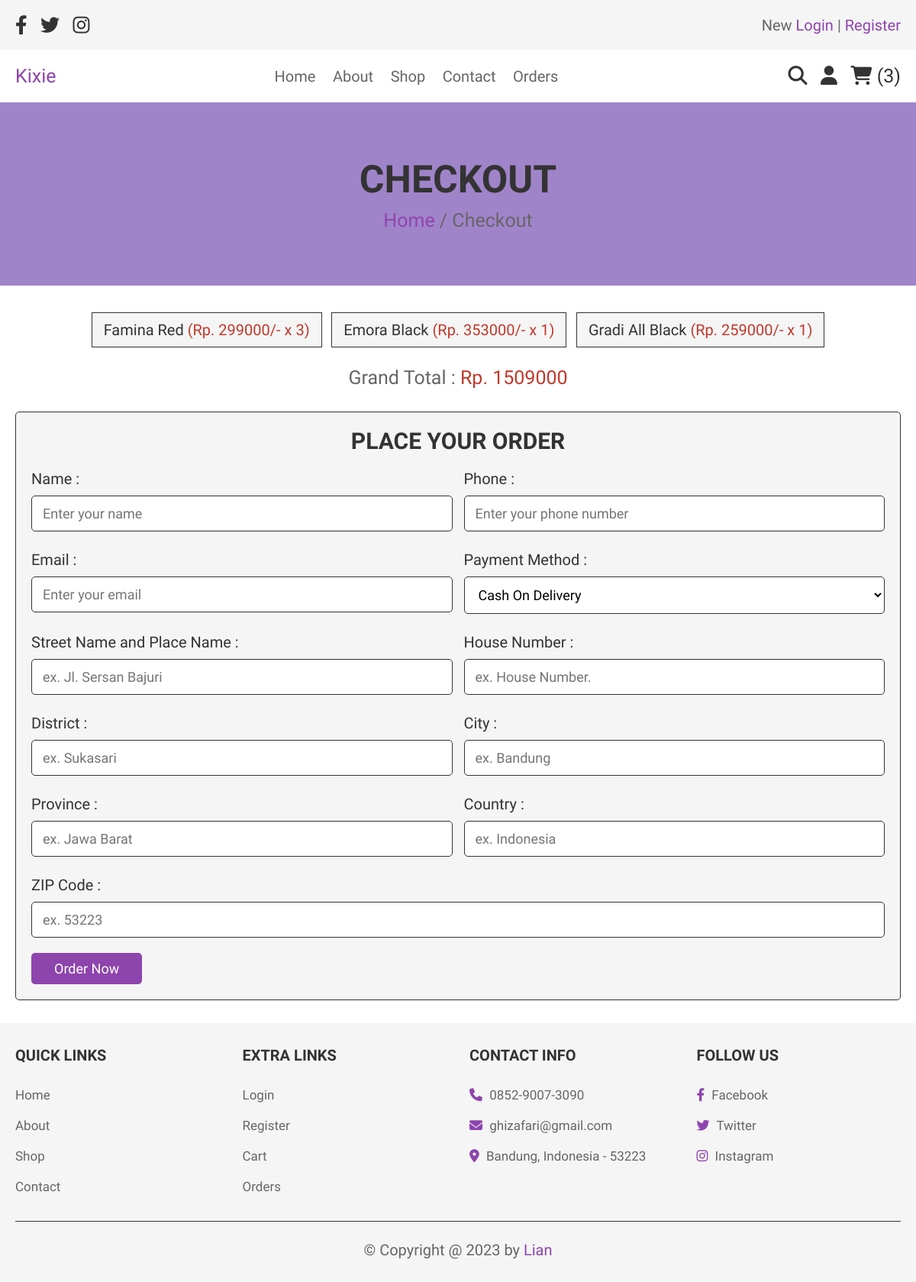
The page /checkout.php (signed in) on the database its author committed.
### tables this page shows
CREATE TABLE `cart` (
  `id` int NOT NULL,
  `user_id` int NOT NULL,
  `name` varchar(70) NOT NULL,
  `price` int NOT NULL,
  `qty` int NOT NULL,
  `image` varchar(255) NOT NULL
);

### checkout.php (the view, shortened to what this page needs)
<?php
include 'config.php';
$user_id = $_SESSION['user_id'];
?>
<!DOCTYPE html>
<html lang="en">
<head>
    <link rel="stylesheet" href="https://cdnjs.cloudflare.com/ajax/libs/font-awesome/6.4.0/css/all.min.css">
    <link rel="stylesheet" href="assets/css/style.css">
</head>
<body>
    <?php include 'header.php'; ?>
    <div class="heading">
        <h3>Checkout</h3>
        <p> <a href="home.php">Home</a> / Checkout </p>
    </div>
    <section class="display-order">
        <?php
        $grand_total = 0;
        $select_cart = mysqli_query($conn, "SELECT * FROM `cart` WHERE user_id = '$user_id'") or die('query failed');
        if (mysqli_num_rows($select_cart) > 0) {
            while ($fetch_cart = mysqli_fetch_assoc($select_cart)) {
                $total_price = ($fetch_cart['price'] * $fetch_cart['qty']);
                $grand_total += $total_price;
        ?>
                <p><?php echo $fetch_cart['name']; ?> <span>(<?php echo 'Rp. ' . $fetch_cart['price'] . '/-' . ' x ' . $fetch_cart['qty']; ?>)</span></p>
        <?php
            }
        } else {
            echo '<p class="empty">Your cart is empty</p>';
        }
        ?>
        <div class="grand-total"> Grand Total : <span>Rp. <?php echo $grand_total; ?></span> </div>
    </section>
    <section class="checkout">
        <form action="" method="post">
            <h3>Place Your Order</h3>
            <div class="flex">
                <div class="inputBox">
                    <span>Name :</span>
                    <input type="text" name="name" required placeholder="Enter your name">
                </div>
                <div class="inputBox">
                    <span>Phone :</span>
                    <input type="number" name="number" required placeholder="Enter your phone number">
                </div>
                <div class="inputBox">
                    <span>Email :</span>
                    <input type="email" name="email" required placeholder="Enter your email">
                </div>
                <div class="inputBox">
                    <span>Payment Method :</span>
                    <select name="method">
                        <option value="cash on delivery">Cash On Delivery</option>
                    </select>
                </div>
                <div class="inputBox">
                    <span>Street Name and Place Name :</span>
                    <input type="text" name="street" required placeholder="ex. Jl. Sersan Bajuri">
                </div>
                <div class="inputBox">
                    <span>House Number :</span>
                    <input type="number" min="0" name="house" required placeholder="ex. House Number. ">
                </div>
                <div class="inputBox">
                    <span>District :</span>
                    <input type="text" name="district" required placeholder="ex. Sukasari">
                </div>
                <div class="inputBox">
                    <span>City :</span>
                    <input type="text" name="city" required placeholder="ex. Bandung">
                </div>
                <div class="inputBox">
                    <span>Province :</span>
                    <input type="text" name="province" required placeholder="ex. Jawa Barat">
                </div>
                <div class="inputBox">
                    <span>Country :</span>
                    <input type="text" name="country" required placeholder="ex. Indonesia">
                </div>
                <div class="inputBox">
                    <span>ZIP Code :</span>
                    <input type="number" min="0" name="zip_code" required placeholder="ex. 53223">
                </div>
            </div>
            <input type="submit" value="Order Now" class="btn" name="order_btn">
        </form>
    </section>
    <?php include 'footer.php' ?>
</body>
</html>

### assets/css/style.css (style rules this page uses)
:root { --purple: #8e44ad; --red: #c0392b; --orange: #f39c12; --black: #333; --white: #fff; --light-color: #666; --light-white: #ccc; --light-bg: #f5f5f5; --border: 0.1rem solid var(--black); --box-shadow: 0.5 rem 1 rem rgba(0, 0, 0, 0.1); }
* { font-family: "Chivo", sans-serif; margin: 0; padding: 0; box-sizing: border-box; outline: none; border: none; text-decoration: none; transition: all 0.2s linear; }
html { font-size: 62.5%; overflow-x: hidden; }
section { padding: 3rem 2rem; }
.btn, .option-btn, .delete-btn, .white-btn { display: inline-block; margin-top: 1rem; padding: 1rem 3rem; cursor: pointer; color: var(--white); font-size: 1.8rem; border-radius: 0.5rem; text-transform: capitalize; }
.white-btn, .btn { background-color: var(--purple); }
.heading { min-height: 30vh; display: flex; flex-flow: column; align-items: center; justify-content: center; gap: 1rem; background: url(../img/header.png) no-repeat; background-size: cover; background-position: center; text-align: center; }
.heading h3 { font-size: 5rem; color: var(--black); text-transform: uppercase; }
.heading p { font-size: 2.5rem; color: var(--light-color); }
.heading p a { color: var(--purple); }
.display-order { max-width: 1200px; margin: 0 auto; text-align: center; padding-bottom: 0; }
.display-order p { background-color: var(--light-bg); color: var(--black); font-size: 2rem; padding: 1rem 1.5rem; border: var(--border); display: inline-block; margin: 0.5rem; }
.display-order p span { color: var(--red); }
.display-order .grand-total { margin-top: 2rem; font-size: 2.5rem; color: var(--light-color); }
.display-order .grand-total span { color: var(--red); }
.checkout form { max-width: 1200px; padding: 2rem; margin: 0 auto; border: var(--border); background-color: var(--light-bg); border-radius: 0.5rem; }
.checkout form h3 { text-align: center; margin-bottom: 2rem; color: var(--black); text-transform: uppercase; font-size: 3rem; }
.checkout form .flex { display: flex; flex-wrap: wrap; gap: 1.5rem; }
.checkout form .flex .inputBox { flex: 1 1 40rem; }
.checkout form .flex span { font-size: 2rem; color: var(--black); }
.checkout form .flex select, .checkout form .flex input { border: var(--border); width: 100%; border-radius: 0.5rem; width: 100%; background-color: var(--white); padding: 1.2rem 1.4rem; font-size: 1.8rem; margin: 1rem 0; }

### rows shown on the page
cart: name "Famina Red", price "299000", qty "3"
cart: name "Emora Black", price "353000", qty "1"
cart: name "Gradi All Black", price "259000", qty "1"

### other values the page prints
$cart_rows_number "3"
$grand_total "1509000"
